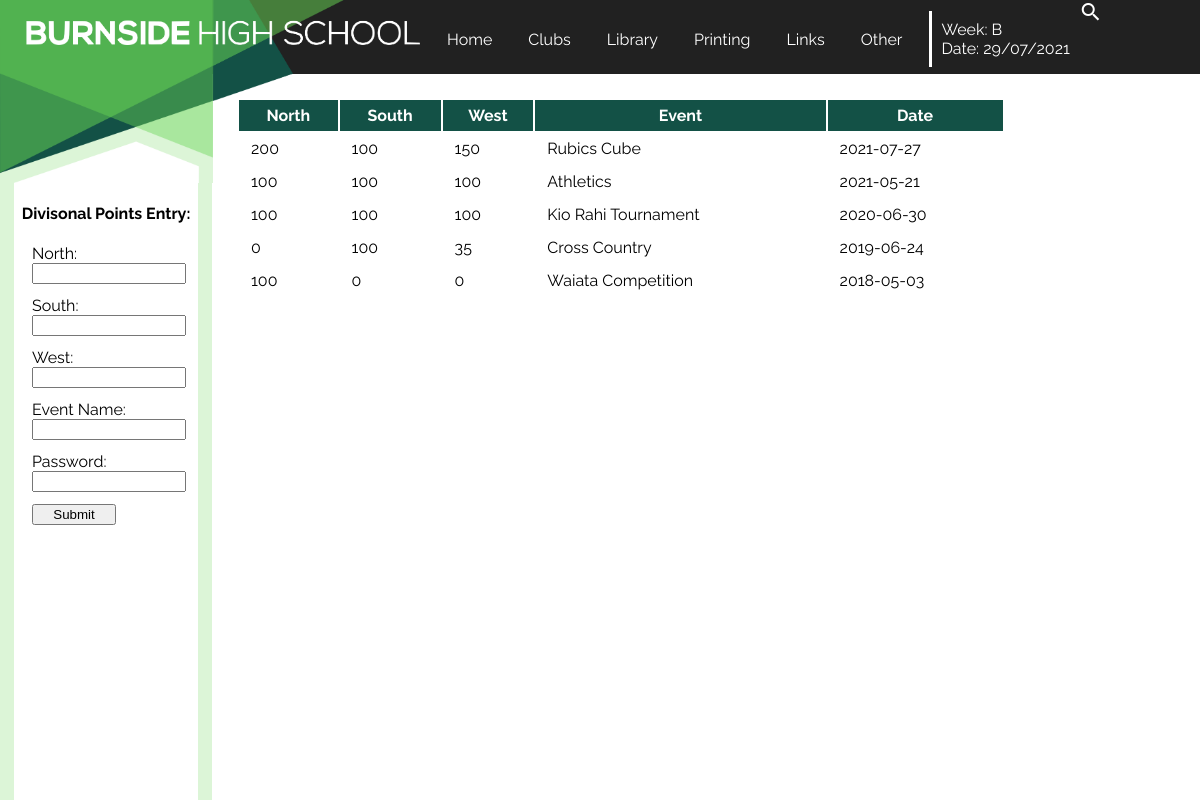
Page /divpoints on the earlier database version.
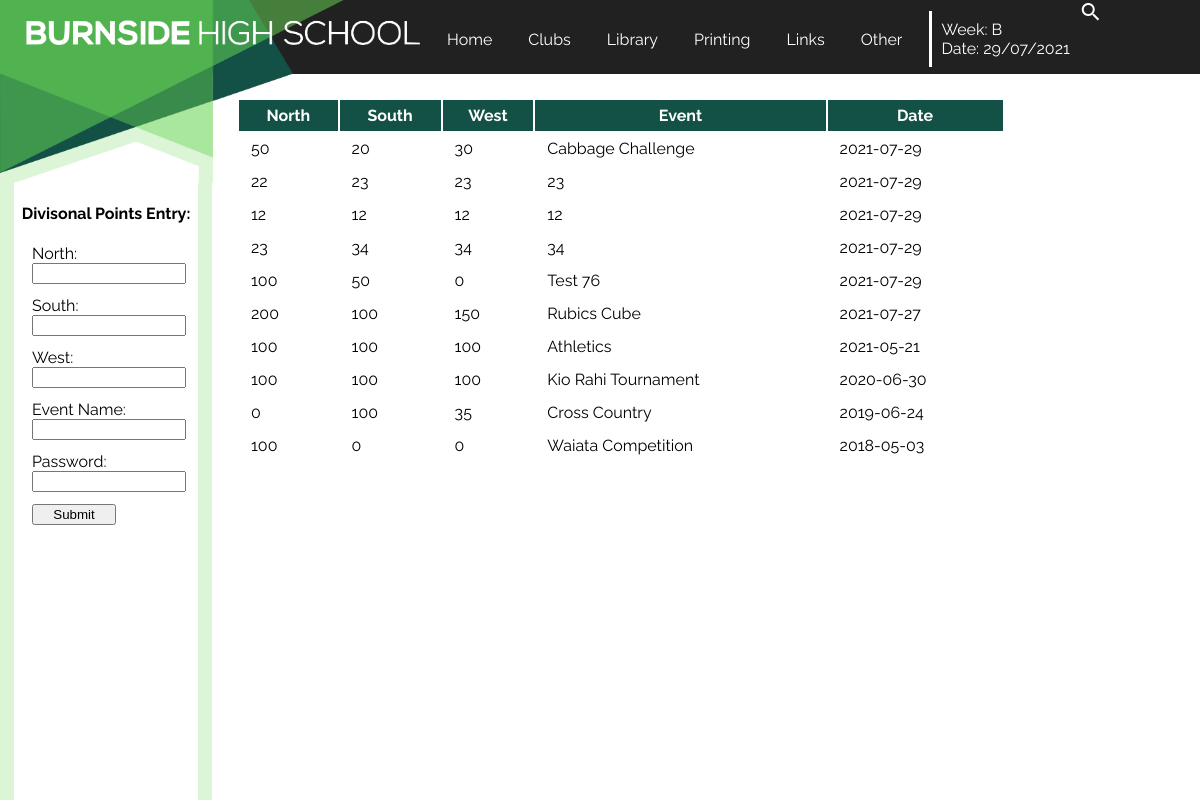
Same page on the later database version.
### tables this page shows
CREATE TABLE Points (id INTEGER PRIMARY KEY, north INTEGER, south INTEGER, west INTEGER, event STRING, date DATE);

### main.py (the view, shortened to what this page needs)
@app.route('/divpoints',methods=['POST','GET'])
def divpoints():
    print(request.method)
    with sqlite3.connect("db/Divisionalpoints.db") as connection:
        cursor=connection.cursor()
        cursor.execute('SELECT north,south,west,event,date FROM Points ORDER BY date DESC')
        results=cursor.fetchall()
    return render_template('divisionalpoints.html',results=results,week=week,date=date)

### templates/divisionalpoints.html
{% extends 'layout.html' %}
{% block content %}
    <table>
        <tr>
            <th>North</th>
            <th>South</th>
            <th>West</th>
            <th>Event</th>
            <th>Date</th>
        </tr>
        {%for item in results%}
        <tr>
            <td>{{item[0]}}</td>
            <td>{{item[1]}}</td>
            <td>{{item[2]}}</td>
            <td>{{item[3]}}</td>
            <td>{{item[4]}}</td>
        </tr>
        {% endfor %}
    </table>
{% endblock %}
{% block sidebar %}
    <h4>Divisonal Points Entry:</h4>
    <form autocomplete="off"class='divpointsform' method="POST">
        <label for="North">North:</label><br>
        <input type="number" id="North" name="North" min=0 required><br>
        <label for="South">South:</label><br>
        <input type="number" id="South" name="South" min=0 required><br>
        <label for="West">West:</label><br>
        <input type="number" id="West" name="West" min=0 required><br>
        <label for="Event">Event Name:</label><br>
        <input type="text" id="Event" name="Event" required>
        <label for="Password">Password:</label><br>
        <input type="password" id="Password" name="Password" required><br>
        <input type="submit" id="Submit" name="Submit">
    </form>
{% endblock %}

### templates/layout.html (shortened to what this page needs)
<!DOCTYPE html>
<head>
    <link rel="stylesheet" href="/static/css/style.css">
</head>
<body>
    <a href="/" class=cornertriangles>
        <img src="static/css/ct1.png"alt="burnside logo">
    </a>
    <div class=cornertriangles2><img src="static/css/ct2.png"></div>
    {% include 'header.html' %}
    <article>
        {% block content%}{% endblock %}
    </article>
    <div class="sidenav">
        {% block sidebar%}{% endblock %}
    </div>
</body>

### templates/header.html
<header>
    <a href="/">Home</a>
    <a href="/clubs">Clubs</a>
    <a href="/library">Library</a>
    <a href="/printing">Printing</a>
    <a href="/links">Links</a>
    <a href="/other">Other</a>
    <p>Week: {{week}} <br>Date: {{date}}</p>
    <i class="material-icons" style=color:white>search</i>
</header>

### static/css/style.css (style rules this page uses)
body { font-family: 'Raleway', sans-serif; margin: 0px 0px 0px 0px; background-color: white; background-size: 30vw, 15.0857142857vw; }
.cornertriangles img { width: 17.75vw; float: left; position:fixed; z-index: 3; }
.cornertriangles2 img { width: 17.25vw; float: left; position:fixed; z-index: 3; left: 17.75vw; }
header { background-color: rgba(33, 33, 33, 100); height: 6.145vw; position:fixed; width:100vw; z-index: 2; padding-left: 35vw; }
header a { color: white; text-decoration: none; float:left; margin-top: 1.75vw; margin-left: 1.5vw; padding:0.75vw; }
header p { color: white; text-decoration: none; float:left; margin-top: 0.875vw; margin-left: 1.5vw; padding:0.75vw; border-left-color: white; border-left-style: solid; }
article { background-color: white; position:absolute; width:78vw; top:6.15vw; left:17.75vw; padding-top:2vw; padding-left:2vw; }
.sidenav { height:100%; width:15.34vw; top:15.2vw; background-color: white; border-color: rgba(220, 245, 215, 100); border-width: 1.2vw; border-style: solid; border-bottom-width:0; border-top-width:0; position:fixed; }
table { width:82%; }
h4 { text-align:center; }
th { background-color: rgba(19, 81, 70, 100); color:white; padding:0.5vw; }
td { padding:0.5vw 0 0.5vw 1vw; }
a { text-decoration:none; }
.divpointsform { border-width:0.1vw; padding:0; margin-left:1.5vw; }
.divpointsform input { width:12.14vw; margin-bottom: 1vw; }
input[type="submit" i] { width:7vw; }

Differences in the rows shown:
added Points: north "50", south "20", west "30", event "Cabbage Challenge", date "2021-07-29"
added Points: north "22", south "23", west "23", event "23", date "2021-07-29"
added Points: north "12", south "12", west "12", event "12", date "2021-07-29"
added Points: north "23", south "34", west "34", event "34", date "2021-07-29"
added Points: north "100", south "50", west "0", event "Test 76", date "2021-07-29"
